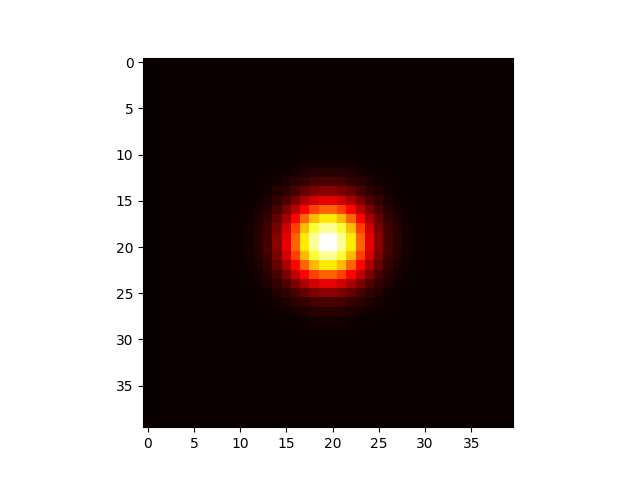

Write Python code to recreate this figure.
import numpy as np
from scipy import signal

def gkern(kernlen=21, std=3):
    """Returns a 2D Gaussian kernel array."""
    gkern1d = signal.gaussian(kernlen, std=std).reshape(kernlen, 1)
    gkern2d = np.outer(gkern1d, gkern1d)
    return gkern2d

print gkern(40, 2)
import matplotlib.pyplot as plt
plt.imshow(gkern(40, 2), cmap='hot', interpolation='nearest')
plt.savefig("test_gaussian" + ".png")